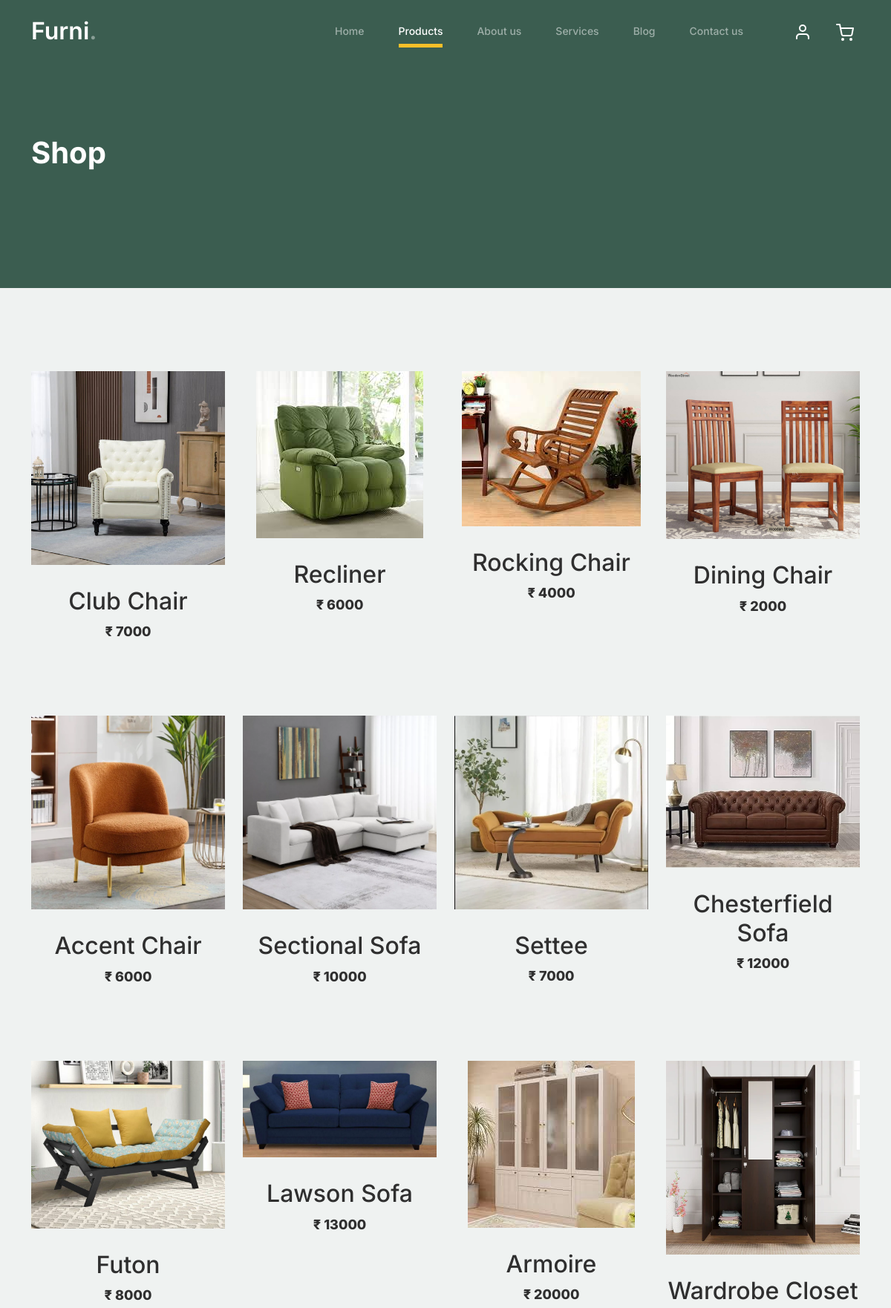
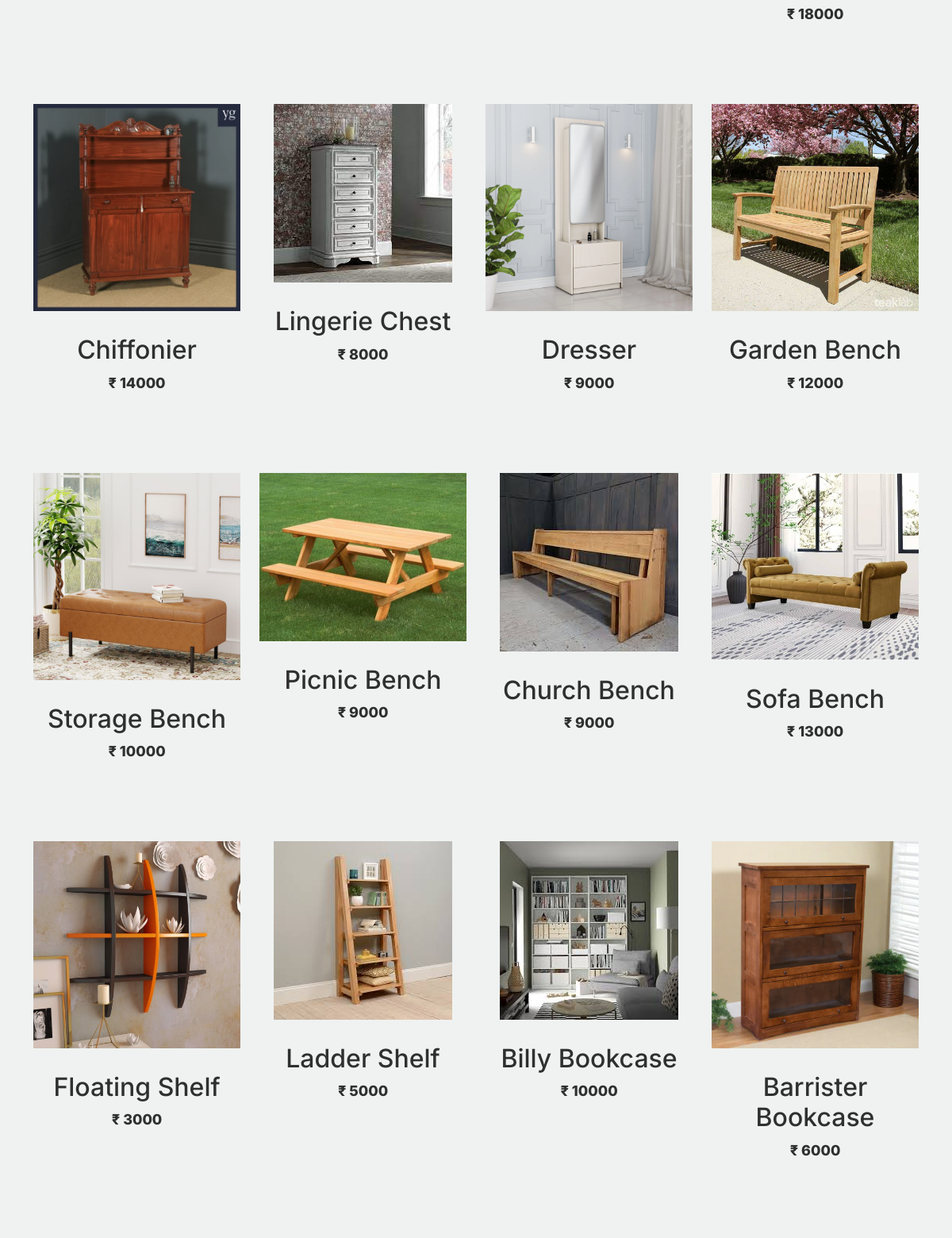
The app's page /product_page/ (upper part) with its own data (2 pictures, top to bottom).
### capp/models.py (models this page shows)
class productdb(models.Model):
    Categoryname = models.CharField(max_length=100, null=True, blank=True)
    Productname = models.CharField(max_length=100, null=True, blank=True)
    Quantity = models.IntegerField(null=True, blank=True)
    Mrp= models.IntegerField(null=True, blank=True)
    Description = models.CharField(max_length=100, null=True, blank=True)
    Country = models.CharField(max_length=100, null=True, blank=True)
    Manufactured = models.CharField(max_length=100, null=True, blank=True)
    Productimage1 = models.ImageField(upload_to="product_image", null=True, blank=True)
    Productimage2 = models.ImageField(upload_to="product_image", null=True, blank=True)
    Productimage3 = models.ImageField(upload_to="product_image", null=True, blank=True)

### webapp/views.py (the view)
# urls.py: path('product_page/', views.product_page, name='product_page'),
def product_page(request):
    pro=productdb.objects.all()
    return render(request,'product_page.html',{'pro':pro})

### webapp/templates/product_page.html (shortened to what this page needs)
<!doctype html>
{% load static %}
<html lang="en">
<head>
		<link href="{% static 'web/css/bootstrap.min.css' %}" rel="stylesheet">
		<link href="https://cdnjs.cloudflare.com/ajax/libs/font-awesome/6.0.0-beta3/css/all.min.css" rel="stylesheet">
		<link href="{% static 'web/css/tiny-slider.css' %}" rel="stylesheet">
		<link href="{% static 'web/css/style.css' %}" rel="stylesheet">
	</head>
	<body>
		<nav class="custom-navbar navbar navbar navbar-expand-md navbar-dark bg-dark" arial-label="Furni navigation bar">
			<div class="container">
				<a class="navbar-brand" href="index.html">Furni<span>.</span></a>
				<div class="collapse navbar-collapse" id="navbarsFurni">
					<ul class="custom-navbar-nav navbar-nav ms-auto mb-2 mb-md-0">
						<li class="nav-item ">
							<a class="nav-link" href="{% url 'home' %}">Home</a>
						</li>
						<li class="active"><a class="nav-link" href="shop.html">Products</a></li>
						<li><a class="nav-link" href="{% url 'about_page' %}">About us</a></li>
						<li><a class="nav-link" href="services.html">Services</a></li>
						<li><a class="nav-link" href="blog.html">Blog</a></li>
						<li><a class="nav-link" href="{% url 'contact_page' %}">Contact us</a></li>
					</ul>
					<ul class="custom-navbar-cta navbar-nav mb-2 mb-md-0 ms-5">
						<li><a class="nav-link" href="#"><img src="{% static 'web/images/user.svg' %}"></a></li>
						<li><a class="nav-link" href="cart.html"><img src="{% static 'web/images/cart.svg' %}"></a></li>
					</ul>
				</div>
			</div>
		</nav>
			<div class="hero">
				<div class="container">
					<div class="row justify-content-between">
						<div class="col-lg-5">
							<div class="intro-excerpt">
								<h1>Shop</h1>
							</div>
						</div>
						<div class="col-lg-7">
						</div>
					</div>
				</div>
			</div>
		<div class="untree_co-section product-section before-footer-section">
		    <div class="container">
		      	<div class="row">
                    {% for i in pro %}
					<div class="col-12 col-md-4 col-lg-3 mb-5">
						<a class="product-item" href="{% url 'product_single' pro_id=i.id %}">
							<img src="{{i.Productimage1.url}}" class="img-fluid product-thumbnail">
							<h2 class="product-title">{{i.Productname}}</h2>
							<strong class="product-price">₹ {{i.Mrp}}</strong>
						</a>
					</div>
                    {% endfor %}
		      	</div>
		    </div>
		</div>
	</body>
</html>

### webapp/static/web/css/style.css (style rules this page uses)
body { overflow-x: hidden; position: relative; }
body { font-family: "Inter", sans-serif; font-weight: 400; line-height: 28px; color: #6a6a6a; font-size: 14px; background-color: #eff2f1; }
a { text-decoration: none; -webkit-transition: .3s all ease; -o-transition: .3s all ease; transition: .3s all ease; color: #2f2f2f; text-decoration: underline; }
.custom-navbar { background: #3b5d50 !important; padding-top: 20px; padding-bottom: 20px; }
.custom-navbar .navbar-brand { font-size: 32px; font-weight: 600; }
.custom-navbar .navbar-brand > span { opacity: .4; }
@media (min-width: 992px) { .custom-navbar .custom-navbar-nav li { margin-left: 15px; margin-right: 15px; } }
.custom-navbar .custom-navbar-nav li a { font-weight: 500; color: #ffffff !important; opacity: .5; -webkit-transition: .3s all ease; -o-transition: .3s all ease; transition: .3s all ease; position: relative; }
@media (min-width: 768px) { .custom-navbar .custom-navbar-nav li a:before { content: ""; position: absolute; bottom: 0; left: 8px; right: 8px; background: #f9bf29; height: 5px; opacity: 1; visibility: visible; width: 0; -webkit-transition: .15s all ease-out; -o-transition: .15s all ease-out; transition: .15s all ease-out; } }
.custom-navbar .custom-navbar-nav li.active a { opacity: 1; }
.custom-navbar .custom-navbar-nav li.active a:before { width: calc(100% - 16px); }
.custom-navbar .custom-navbar-cta { margin-left: 0 !important; -webkit-box-orient: horizontal; -webkit-box-direction: normal; -ms-flex-direction: row; flex-direction: row; }
@media (min-width: 768px) { .custom-navbar .custom-navbar-cta { margin-left: 40px !important; } }
.custom-navbar .custom-navbar-cta li { margin-left: 0px; margin-right: 0px; }
.custom-navbar .custom-navbar-cta li:first-child { margin-right: 20px; }
.hero { background: #3b5d50; padding: calc(4rem - 30px) 0 0rem 0; }
@media (min-width: 768px) { .hero { padding: calc(4rem - 30px) 0 4rem 0; } }
@media (min-width: 992px) { .hero { padding: calc(8rem - 30px) 0 8rem 0; } }
.hero .intro-excerpt { position: relative; z-index: 4; }
@media (min-width: 992px) { .hero .intro-excerpt { max-width: 450px; } }
.hero h1 { font-weight: 700; color: #ffffff; margin-bottom: 30px; }
.product-section { padding: 7rem 0; }
.product-section .product-item { text-align: center; text-decoration: none; display: block; position: relative; padding-bottom: 50px; cursor: pointer; }
.product-section .product-item .product-thumbnail { margin-bottom: 30px; position: relative; top: 0; -webkit-transition: .3s all ease; -o-transition: .3s all ease; transition: .3s all ease; }
.product-section .product-item strong { font-weight: 800 !important; font-size: 18px !important; }
.product-section .product-item h3, .product-section .product-item strong { color: #2f2f2f; text-decoration: none; }
.product-section .product-item:before { bottom: 0; left: 0; right: 0; position: absolute; content: ""; background: #dce5e4; height: 0%; z-index: -1; border-radius: 10px; -webkit-transition: .3s all ease; -o-transition: .3s all ease; transition: .3s all ease; }
.before-footer-section { padding: 7rem 0 12rem 0 !important; }
.untree_co-section { padding: 7rem 0; }

### records on screen
productdb: Productimage1 (picture), Productname "Club Chair", Mrp "7000"
productdb: Productimage1 (picture), Productname "Recliner", Mrp "6000"
productdb: Productimage1 (picture), Productname "Rocking Chair", Mrp "4000"
productdb: Productimage1 (picture), Productname "Dining Chair", Mrp "2000"
productdb: Productimage1 (picture), Productname "Accent Chair", Mrp "6000"
productdb: Productimage1 (picture), Productname "Sectional Sofa", Mrp "10000"
productdb: Productimage1 (picture), Productname "Settee", Mrp "7000"
productdb: Productimage1 (picture), Productname "Chesterfield Sofa", Mrp "12000"
productdb: Productimage1 (picture), Productname "Futon", Mrp "8000"
productdb: Productimage1 (picture), Productname "Lawson Sofa", Mrp "13000"
productdb: Productimage1 (picture), Productname "Armoire", Mrp "20000"
productdb: Productimage1 (picture), Productname "Wardrobe Closet", Mrp "18000"
productdb: Productimage1 (picture), Productname "Chiffonier", Mrp "14000"
productdb: Productimage1 (picture), Productname "Lingerie Chest", Mrp "8000"
productdb: Productimage1 (picture), Productname "Dresser", Mrp "9000"
productdb: Productimage1 (picture), Productname "Garden Bench", Mrp "12000"
productdb: Productimage1 (picture), Productname "Storage Bench", Mrp "10000"
productdb: Productimage1 (picture), Productname "Picnic Bench", Mrp "9000"
productdb: Productimage1 (picture), Productname "Church Bench", Mrp "9000"
productdb: Productimage1 (picture), Productname "Sofa Bench", Mrp "13000"
productdb: Productimage1 (picture), Productname "Floating Shelf", Mrp "3000"
productdb: Productimage1 (picture), Productname "Ladder Shelf", Mrp "5000"
productdb: Productimage1 (picture), Productname "Billy Bookcase", Mrp "10000"
productdb: Productimage1 (picture), Productname "Barrister Bookcase", Mrp "6000"
